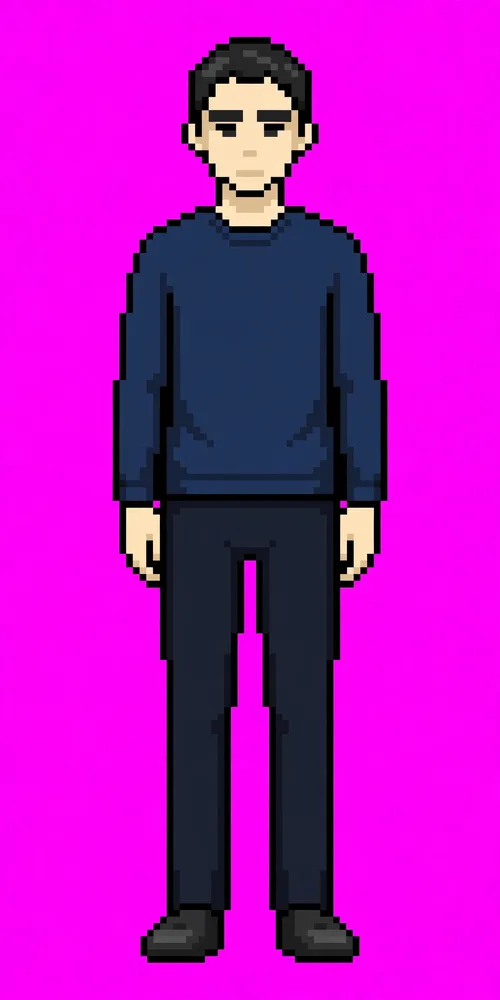
#> input picture assets-src/templates/media-generation-drv-am-25-fresh-0-1a423cc2-958a-4589-ba17-869f22525692.webp, 500 x 1000 px, shrunk from 1120 x 2240 before the run, found by its file name
$ python key_sprites2.py
#> lines starting #> are read from the running program, lines starting #| are printed output that depends on the picture; after the words box and inside, x2 and y2 are one past the last pixel; in counts of white or black regions, pixels touching at a corner belong together
"""把 sprites2 的品红底生图抠成透明精灵 → keyed2（build_assets.py 的输入）。
抠像规则：R>150 且 B>150 且 G<130 判为品红底。am-25 是单独的干净会话派生，源在 templates/。"""
from PIL import Image
import numpy as np, os, glob, re

ROOT = os.path.expanduser('~/workspace/born-in-time/assets-src')
SRC = os.path.join(ROOT, 'sprites2')
TPL = os.path.join(ROOT, 'templates')
OUT = os.path.join(ROOT, 'keyed2')
os.makedirs(OUT, exist_ok=True)

def key_out(path):
    im = Image.open(path).convert('RGB')
#> im is the input picture: PIL image 500x1000 RGB; mean R, G, B 182.9, 16.8, 186.7
    a = np.asarray(im).astype(np.int16)
    r, g, b = a[..., 0], a[..., 1], a[..., 2]
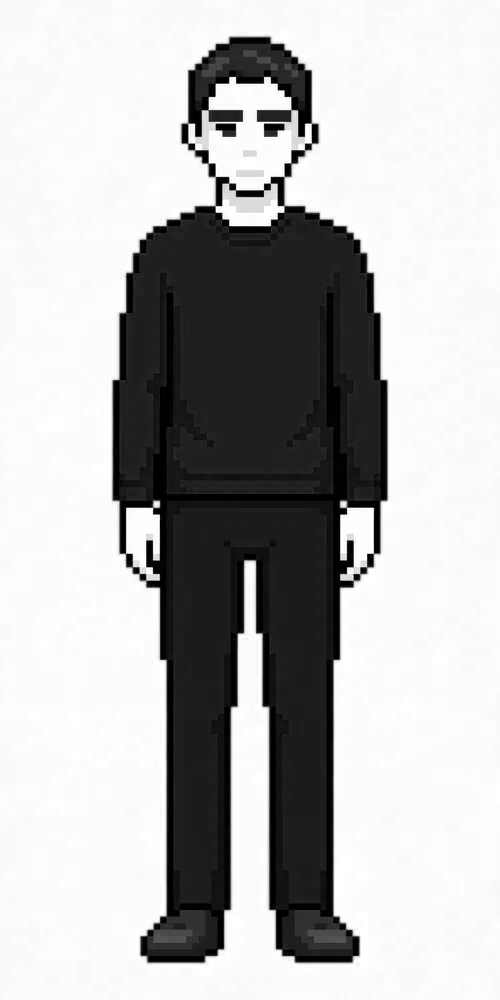
#> r: shape (1000, 500) int16; min 0, max 255, mean 182.9
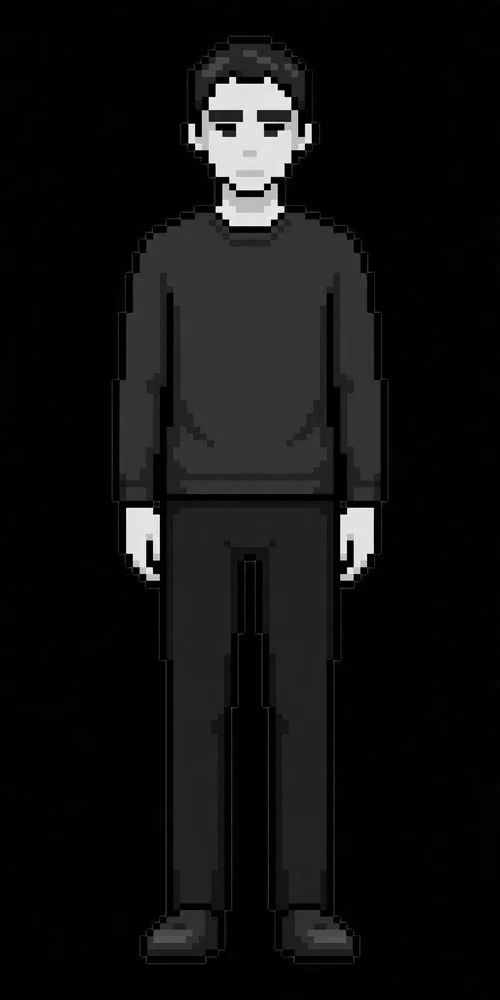
#> g: shape (1000, 500) int16; min 0, max 255, mean 16.8
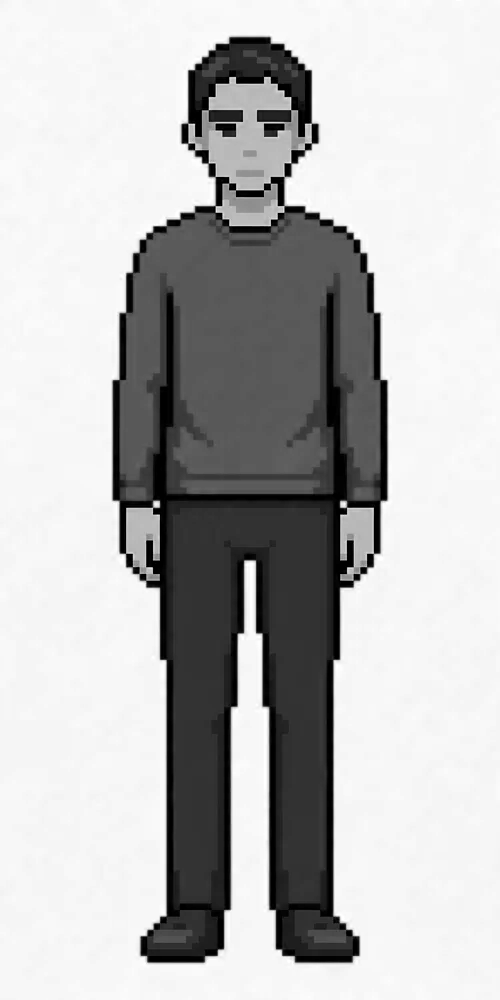
#> b: shape (1000, 500) int16; min 0, max 255, mean 186.7
    alpha = np.where((r > 150) & (b > 150) & (g < 130), 0, 255).astype(np.uint8)
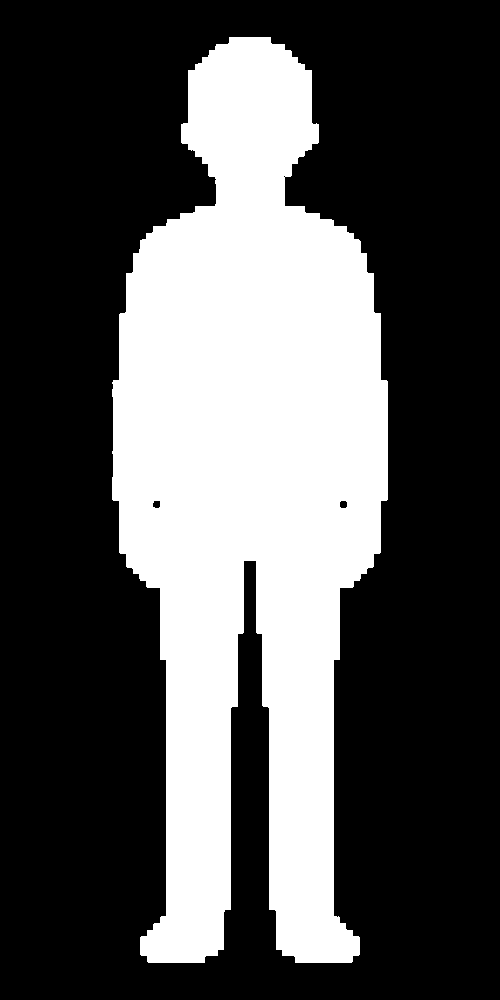
#> alpha: shape (1000, 500); 33% white; 1 white region, box (x1, y1, x2, y2) and area: (112, 37, 388, 963) 165228
    out = np.dstack([np.asarray(im), alpha])
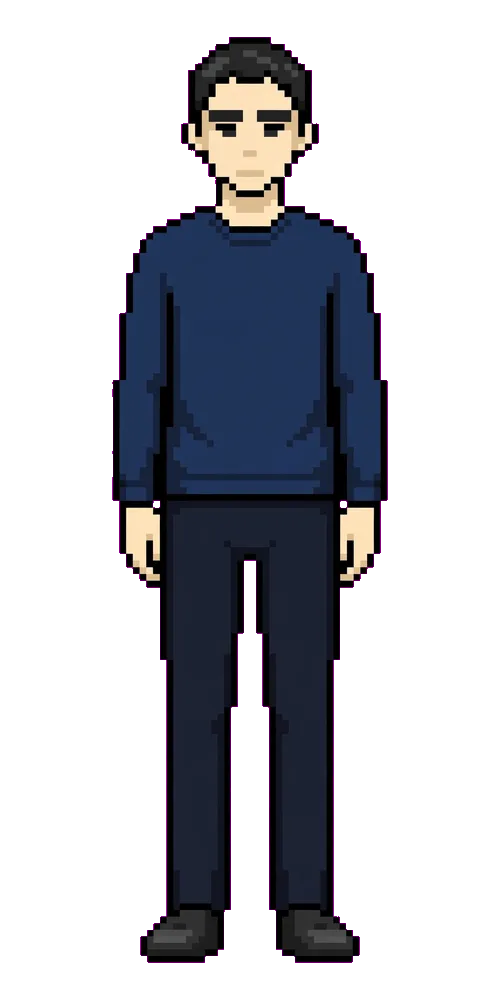
#> out: shape (1000, 500, 4); mean R, G, B, A 182.9, 16.8, 186.7, 84.3; transparent parts drawn white
    ys, xs = np.where(alpha > 0)
    return Image.fromarray(out[ys.min():ys.max() + 1, xs.min():xs.max() + 1], 'RGBA')
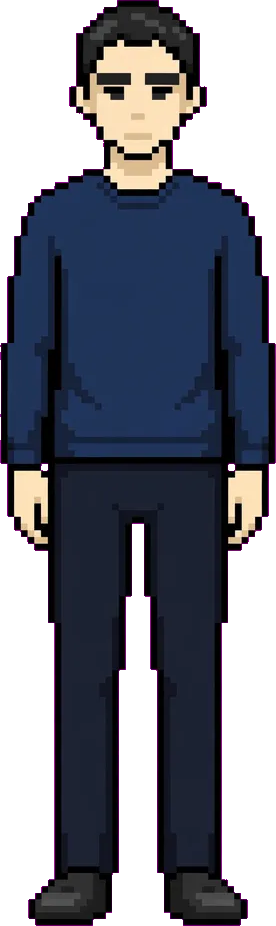
#> returned value: PIL image 276x926 RGBA; mean R, G, B, A 116.9, 32.1, 129, 164.9; transparent parts drawn white

for p in sorted(glob.glob(os.path.join(SRC, 'media-generation-*.webp'))):
    stem = re.sub(r'^media-generation-', '', os.path.basename(p)).split('-0-')[0]
    key_out(p).save(os.path.join(OUT, stem + '.png'))
    print('keyed', stem)

fresh = os.path.join(TPL, 'media-generation-drv-am-25-fresh-0-1a423cc2-958a-4589-ba17-869f22525692.webp')
key_out(fresh).save(os.path.join(OUT, 'am-25.png'))
print('keyed am-25 (fresh)')
